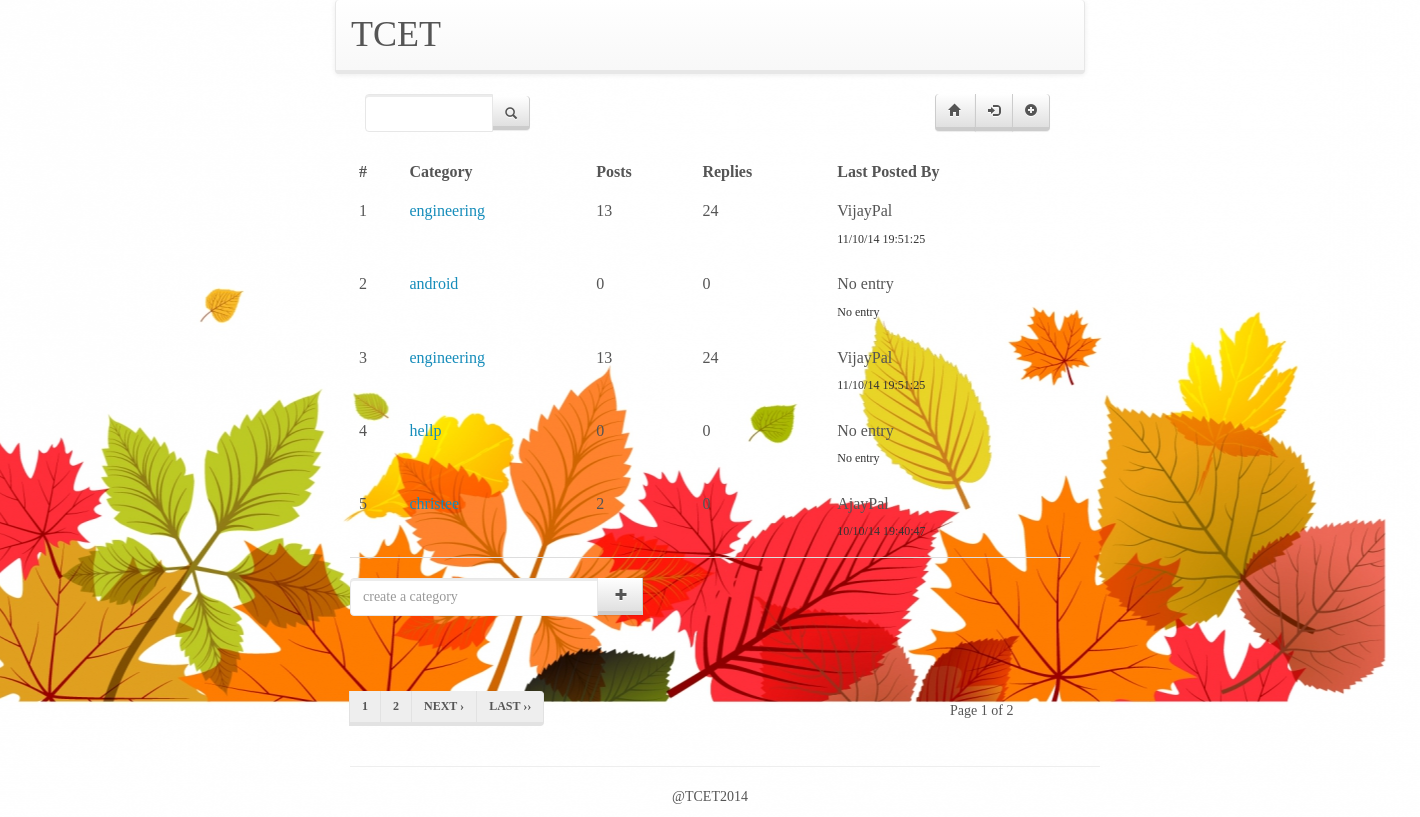
The page / on the database its author committed.
### tables this page shows
CREATE TABLE IF NOT EXISTS `categorie` (
  `cid` int(8) NOT NULL AUTO_INCREMENT,
  `cname` varchar(65) NOT NULL,
  `timedate` datetime NOT NULL,
  `created_by` varchar(20) NOT NULL,
  PRIMARY KEY (`cid`)
);

### public/index.php (the view, shortened to what this page needs)
<html>
  <head>
  </head>
<?php include'layouts\header.php'; ?>
				<div class="table-responsive">
						<table class="table table-bordered">
						<tr>
							<th>#</th><th>Category</th><th>Posts</th><th>Replies</th><th>Last Posted By</th>
						</tr>
							<?php
								$sql="SELECT `cname` FROM `categorie`";
 								$category=execute_query($sql);
								$page = (int)(!isset($_GET["page"]) ? 1 : $_GET["page"]);
								$per_page = 5;
								$startpoint = ($page * $per_page) - $per_page;
								$statement = "`categorie` ORDER BY `timedate` ASC";
								$results = mysql_query("SELECT * FROM {$statement} LIMIT {$startpoint} , {$per_page}");
								if (mysql_num_rows($results) != 0) {
									$i=($page-1)*$per_page+($page-1);
								while ($row = mysql_fetch_array($results)) {
									$sql="SELECT `cid` FROM `categorie` WHERE `cname`='".$row['cname']."'";
									$r=execute_query($sql);
									$c=$r[0]['cid'];
									$sql="SELECT `question_id` FROM `forum_question` WHERE `cid`='".$c."'";
									$r=execute_query($sql);
									$post=count($r);
									$reply=0;
									for ($j=0; $j < count($r); $j++) {
									$question_id=$r[$j]['question_id'];
									$sql="SELECT `a_id` FROM `forum_answer` WHERE `question_id`='".$question_id."'";
									$r2=execute_query($sql);
									$reply=$reply+count($r2);
									}
									$sql="SELECT max(`datetime`) FROM `forum_question` WHERE `cid`='".$c."'";
									$r3=execute_query($sql);
									$max=$r3[0]['max(`datetime`)'];
									$sql="SELECT `name` FROM `forum_question` WHERE `cid`='".$c."' AND `datetime`='".$max."'";
									$r3=execute_query($sql);
									if(count($r3)==1){
									$name=$r3[0]['name'];
									}
									else{
									$max="No entry";
									$name="No entry";}
									echo '<tr><td>'.($i+1).'</td><td>
										<a href="topic.php?categorie='.$row['cname'].'">'.$row['cname'].'</a>
										</td><td>'.$post.'</td><td>'.$reply.'</td><td>'.$name.' <h6>'.$max.'</h6>'.'</td><tr>';
											$i++;
									}
								} else {
								echo "No records are found.";
								}
							?>
							</table>
							</div>
							<br>
							<div class"row">
							<div class="col-md-12" style="position:relative;left:-15px;top:-20px;" align="left">
								<div class="input-group">
									<form name="category" action="createcategory.php" method="post">
										<span class="input-group-btn">
										<input type="text" class="form-control" name="category" placeholder="create a category">
										<button class="btn btn-default" type="Submit" name="create" style="width:46px;height:37px;">&nbsp;<span class="glyphicon glyphicon-plus"></span></button>
										</span>
									</form>
								</div>
							</div>
							<div class="col-md-3"></div>
							</div>
							<div class="row">
								<div class="col-md-12"  align="left">
									<?php echo pagination($statement,$per_page,$page,$url='?');?>
								</div>
							</div>
						<html>
</html>
<?php include'layouts\footer.php'; ?>

### public/layouts/header.php (shortened to what this page needs)
<link rel="stylesheet" type="text/css" href="stylesheets/1.css">
<?php require_once("../includes/config.php");
      require_once("../includes/functions.php");
 ?>
<?php
  $flag="in";
 if(loggedin())
{
  $flag="out";
  if($_SESSION['privilage']==100)
  {
    $admin= '<a href="admin/index.php" class="btn btn-default" style="height:37px;"><span class="glyphicon glyphicon-cog"></span></a>';
  }
  echo "<div class=\"container\" align=\"center\" >
  <nav class=\"navbar navbar-default\" role=\"navigation\" style=\"width:750px\">
				<h1 style=\"font-family:Calibri \"; class=\"navbar-text pull-left text-muted\">TCET</h1>
				<h3 class=\"navbar-text pull-right\" style=\" position:relative; top:10px;\">Signed in as <small>".$_SESSION['name']."</small></h3>
		</nav>
	</div>
		";
}
else
{
echo "<div class=\"container\" align=\"center\" >
<nav class=\"navbar navbar-default\" role=\"navigation\" style=\"width:750px\">
				<h1 style=\"font-family:Calibri\"; class=\"navbar-text pull-left text-muted\">TCET</h1>
		</nav>
		";
}
?>
<!DOCTYPE html>
<html lang="en">
  <head>
    </div>
    <link rel="stylesheet" href="stylesheets/css/bootstrap.min.css">
	<link rel="stylesheet" href="stylesheets/css/bootstrap-theme.min.css">
  </head>
	<body>
	<div class="container" style="width:750px;">
			<div class="container">
        <div class="row">
          <div class="col-lg-2">
            <div class="input-group">
              <input type="text" class="form-control">
              <span class="input-group-btn">
                <button class="btn btn-default" type="button" style="height:34px;"><span class="glyphicon glyphicon-search"></span></button>
              </span>
            </div>
          </div>
          <DIV class="col-md-9">
    						<div class="btn-group" style="position:relative; left:375px;">
              			<a href="index.php" class="btn btn-default"  ><span class="glyphicon glyphicon-home"></span>&nbsp;</a>
                    <a href="log<?php echo $flag ?>.php" class="btn btn-default" style="height:37px;"><?php if(!strcasecmp($flag,"OUT")){echo "<span class=\"glyphicon glyphicon-log-out\"></span>";}else{echo "<span class=\"glyphicon glyphicon-log-in\"></span>";}?></a>
              			<?php
                      if(!loggedin()){
                        echo '<a href="register.php" class="btn btn-default" style="height:37px;"><span class="glyphicon glyphicon-plus-sign"></span></a>';
                      }
                      else{
                        echo '<a href="profile.php" class="btn btn-default" style="height:37px;"><span class="glyphicon glyphicon-user" style=\"height:37px;\"></span></a>';
                      }
                    ?>
            </div>
    					</div>
    				</div>
        </div>
				<br>

### includes/functions.php (shortened to what this page needs)
<?php
function close_database_connection()
{
  $flag=mysql_close();
  return $flag;
}
function execute_query($sql){
$result=mysql_query($sql);
$length=0;
while ($row = mysql_fetch_assoc($result)) {
    $output[$length]=$row;
    $length++;
}
return $output;
}
function loggedin()
{
  if(isset($_SESSION['username']) && !empty($_SESSION['username']))
  {
    return true;
  }
  else{
    return false;
  }
}
function pagination($query,$per_page=5,$page=1,$url='?'){
    $query = "SELECT COUNT(*) as `num` FROM {$query}";
    $row = mysql_fetch_array(mysql_query($query));
    $total = $row['num'];
    $adjacents = "2";
    $nextlabel = "Next &rsaquo;";
    $lastlabel = "Last &rsaquo;&rsaquo;";
    $page = ($page == 0 ? 1 : $page);
    $next = $page + 1;
    $lastpage = ceil($total/$per_page);
    $pagination = "";
    if($lastpage > 1){
        $pagination .= "<ul class='pagination'>";
        $pagination .= "<li class='page_info'><div style=\"position:relative; top:30px; left:600px;\">Page {$page} of {$lastpage}</div></li>";
        if ($lastpage < 7 + ($adjacents * 2)){
            for ($counter = 1; $counter <= $lastpage; $counter++){
                if ($counter == $page)
                    $pagination.= "<li><a class='current'>{$counter}</a></li>";
                else
                    $pagination.= "<li><a href='{$url}page={$counter}'>{$counter}</a></li>";
            }
        }
            if ($page < $counter - 1) {
                $pagination.= "<li><a href='{$url}page={$next}'>{$nextlabel}</a></li>";
                $pagination.= "<li><a href='{$url}page=$lastpage'>{$lastlabel}</a></li>";
            }
        $pagination.= "</ul>";
    }
    return $pagination;
}
?>

### public/layouts/footer.php (shortened to what this page needs)
<div align="center">
<hr width="750">
<p >@TCET2014</p>
		</div>
	</body>
</html>

### public/stylesheets/1.css (style rules this page uses)
* { font-family:Calibri ; }

### public/index.php (style rules this page uses)
table.table.table-bordered tbody tr td a { text-decoration: none; }

### public/layouts/header.php (style rules this page uses)
body { background-image: url('images/upload.jpg'); background-repeat: repeat-x; background-position:bottom; }

### rows shown on the page
categorie: cname "engineering", post "13", reply "24", name "VijayPal", max "11/10/14 19:51:25"
categorie: cname "android", post "0", reply "0", name "No entry", max "No entry"
categorie: cname "engineering", post "13", reply "24", name "VijayPal", max "11/10/14 19:51:25"
categorie: cname "hellp", post "0", reply "0", name "No entry", max "No entry"
categorie: cname "christee", post "2", reply "0", name "AjayPal", max "10/10/14 19:40:47"

### other values the page prints
$page "1"
$lastpage "2"
$nextlabel "NEXT ›"
$lastlabel "LAST ››"
